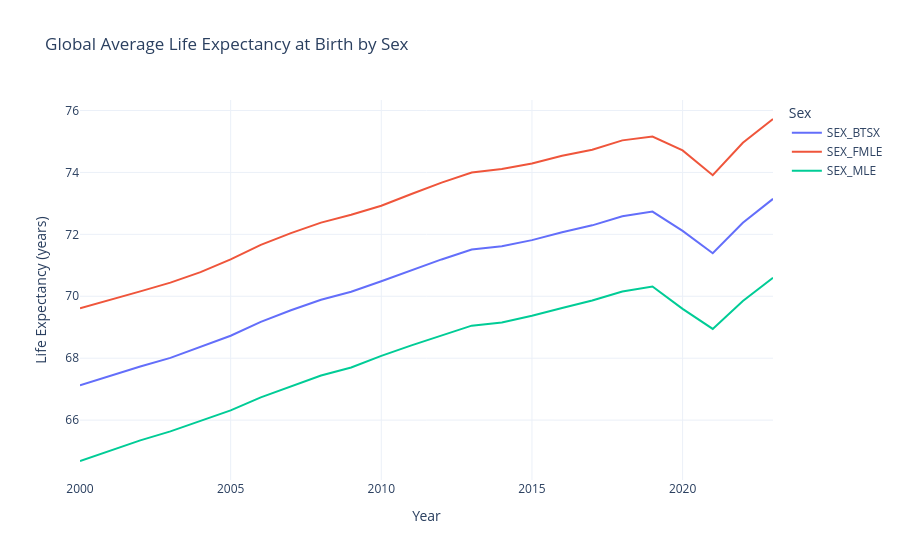

Notebook code cell kept with this figure:
### Code cell
# Visualize Life Expectancy by Year (Global Average)
global_avg = life_exp_clean.groupby(["Year", "Sex"])["LifeExpectancy"].mean().reset_index()

fig = px.line(global_avg, x="Year", y="LifeExpectancy", color="Sex",
              title="Global Average Life Expectancy at Birth by Sex",
              labels={"LifeExpectancy": "Life Expectancy (years)"})
fig.update_layout(template="plotly_white")
fig.show()

### Figure 1 — Plotly figure (JSON) as saved in the notebook; plotly's stock layout.template omitted (floating-point values rounded to 4 significant figures)
{"data": [{"hovertemplate": "Sex=SEX_BTSX<br>Year=%{x}<br>Life Expectancy (years)=%{y}<extra></extra>", "legendgroup": "SEX_BTSX", "line": {"color": "#636efa", "dash": "solid"}, "marker": {"symbol": "circle"}, "mode": "lines", "name": "SEX_BTSX", "orientation": "v", "showlegend": true, "type": "scatter", "x": [2000, 2001, 2002, 2003, 2004, 2005, 2006, 2007, 2008, 2009, 2010, 2011, 2012, 2013, 2014, 2015, 2016, 2017, 2018, 2019, 2020, 2021, 2022, 2023], "xaxis": "x", "y": [67.12, 67.43, 67.73, 68.01, 68.36, 68.73, 69.17, 69.55, 69.89, 70.15, 70.49, 70.84, 71.19, 71.51, 71.62, 71.81, 72.06, 72.29, 72.58, 72.73, 72.11, 71.39, 72.37, 73.15], "yaxis": "y"}, {"hovertemplate": "Sex=SEX_FMLE<br>Year=%{x}<br>Life Expectancy (years)=%{y}<extra></extra>", "legendgroup": "SEX_FMLE", "line": {"color": "#EF553B", "dash": "solid"}, "marker": {"symbol": "circle"}, "mode": "lines", "name": "SEX_FMLE", "orientation": "v", "showlegend": true, "type": "scatter", "x": [2000, 2001, 2002, 2003, 2004, 2005, 2006, 2007, 2008, 2009, 2010, 2011, 2012, 2013, 2014, 2015, 2016, 2017, 2018, 2019, 2020, 2021, 2022, 2023], "xaxis": "x", "y": [69.61, 69.9, 70.16, 70.44, 70.78, 71.19, 71.66, 72.04, 72.38, 72.63, 72.92, 73.3, 73.67, 74.0, 74.11, 74.29, 74.54, 74.73, 75.04, 75.16, 74.71, 73.91, 74.96, 75.73], "yaxis": "y"}, {"hovertemplate": "Sex=SEX_MLE<br>Year=%{x}<br>Life Expectancy (years)=%{y}<extra></extra>", "legendgroup": "SEX_MLE", "line": {"color": "#00cc96", "dash": "solid"}, "marker": {"symbol": "circle"}, "mode": "lines", "name": "SEX_MLE", "orientation": "v", "showlegend": true, "type": "scatter", "x": [2000, 2001, 2002, 2003, 2004, 2005, 2006, 2007, 2008, 2009, 2010, 2011, 2012, 2013, 2014, 2015, 2016, 2017, 2018, 2019, 2020, 2021, 2022, 2023], "xaxis": "x", "y": [64.68, 65.02, 65.35, 65.64, 65.98, 66.31, 66.74, 67.1, 67.44, 67.7, 68.08, 68.41, 68.74, 69.05, 69.15, 69.37, 69.62, 69.86, 70.15, 70.32, 69.59, 68.95, 69.85, 70.6], "yaxis": "y"}], "layout": {"legend": {"title": {"text": "Sex"}, "tracegroupgap": 0}, "title": {"text": "Global Average Life Expectancy at Birth by Sex"}, "xaxis": {"anchor": "y", "domain": [0, 1], "title": {"text": "Year"}}, "yaxis": {"anchor": "x", "domain": [0, 1], "title": {"text": "Life Expectancy (years)"}}}}
